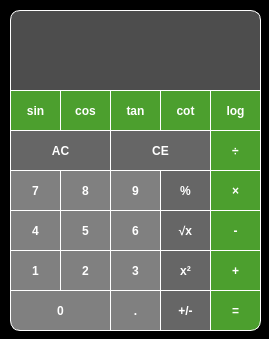
<?xml version="1.0" encoding="UTF-8"?>
<ui version="4.0">
 <class>Calculator</class>
 <widget class="QMainWindow" name="Calculator">
  <property name="geometry">
   <rect>
    <x>0</x>
    <y>0</y>
    <width>269</width>
    <height>339</height>
   </rect>
  </property>
  <property name="windowTitle">
   <string>MyCalculator</string>
  </property>
  <property name="windowIcon">
   <iconset theme="accessories-calculator"/>
  </property>
  <property name="styleSheet">
   <string notr="true">background-color: black;
</string>
  </property>
  <widget class="QWidget" name="centralwidget">
   <property name="styleSheet">
    <string notr="true"/>
   </property>
   <widget class="QPushButton" name="btn_ac">
    <property name="geometry">
     <rect>
      <x>10</x>
      <y>130</y>
      <width>101</width>
      <height>41</height>
     </rect>
    </property>
    <property name="autoFillBackground">
     <bool>false</bool>
    </property>
    <property name="styleSheet">
     <string notr="true">background-color: rgba(128, 128, 128, 0.8);
font: 700 14pt &quot;Consolas&quot;;
font-weight: bold; 
color: white; 
border: 1px solid white;
</string>
    </property>
    <property name="text">
     <string>AC</string>
    </property>
    <property name="autoDefault">
     <bool>false</bool>
    </property>
   </widget>
   <widget class="QLineEdit" name="txtbox">
    <property name="geometry">
     <rect>
      <x>10</x>
      <y>10</y>
      <width>251</width>
      <height>81</height>
     </rect>
    </property>
    <property name="styleSheet">
     <string notr="true">background-color :rgb(77, 77, 77);
border-top-left-radius: 10px; 
border-top-right-radius: 10px;
font: 700 16pt &quot;Consolas&quot;;
font-weight: bold; 
color: white; 
border: 1px solid white;

</string>
    </property>
   </widget>
   <widget class="QPushButton" name="btn_plus_minues">
    <property name="geometry">
     <rect>
      <x>160</x>
      <y>290</y>
      <width>51</width>
      <height>41</height>
     </rect>
    </property>
    <property name="autoFillBackground">
     <bool>false</bool>
    </property>
    <property name="styleSheet">
     <string notr="true">background-color: rgba(128, 128, 128, 0.8); 
font: 700 14pt &quot;Consolas&quot;;
font-weight: bold; 
color: white; 
border: 1px solid white;
</string>
    </property>
    <property name="text">
     <string>+/-</string>
    </property>
    <property name="autoDefault">
     <bool>false</bool>
    </property>
   </widget>
   <widget class="QPushButton" name="btn_num_9">
    <property name="geometry">
     <rect>
      <x>110</x>
      <y>170</y>
      <width>51</width>
      <height>41</height>
     </rect>
    </property>
    <property name="autoFillBackground">
     <bool>false</bool>
    </property>
    <property name="styleSheet">
     <string notr="true">background-color: #808080; 
font: 700 14pt &quot;Consolas&quot;;
font-weight: bold; 
color: white; 
border: 1px solid white;
</string>
    </property>
    <property name="text">
     <string>9</string>
    </property>
    <property name="autoDefault">
     <bool>false</bool>
    </property>
   </widget>
   <widget class="QPushButton" name="btn_num_7">
    <property name="geometry">
     <rect>
      <x>10</x>
      <y>170</y>
      <width>51</width>
      <height>41</height>
     </rect>
    </property>
    <property name="autoFillBackground">
     <bool>false</bool>
    </property>
    <property name="styleSheet">
     <string notr="true">background-color: #808080; 
font: 700 14pt &quot;Consolas&quot;;
font-weight: bold; 
color: white; 
border: 1px solid white;
</string>
    </property>
    <property name="text">
     <string>7</string>
    </property>
    <property name="autoDefault">
     <bool>false</bool>
    </property>
   </widget>
   <widget class="QPushButton" name="btn_num_8">
    <property name="geometry">
     <rect>
      <x>60</x>
      <y>170</y>
      <width>51</width>
      <height>41</height>
     </rect>
    </property>
    <property name="autoFillBackground">
     <bool>false</bool>
    </property>
    <property name="styleSheet">
     <string notr="true">background-color: #808080; 
font: 700 14pt &quot;Consolas&quot;;
font-weight: bold; 
color: white; 
border: 1px solid white;
</string>
    </property>
    <property name="text">
     <string>8</string>
    </property>
    <property name="autoDefault">
     <bool>false</bool>
    </property>
   </widget>
   <widget class="QPushButton" name="btn_num_6">
    <property name="geometry">
     <rect>
      <x>110</x>
      <y>210</y>
      <width>51</width>
      <height>41</height>
     </rect>
    </property>
    <property name="autoFillBackground">
     <bool>false</bool>
    </property>
    <property name="styleSheet">
     <string notr="true">background-color: #808080; 
font: 700 14pt &quot;Consolas&quot;;
font-weight: bold; 
color: white; 
border: 1px solid white;
</string>
    </property>
    <property name="text">
     <string>6</string>
    </property>
    <property name="autoDefault">
     <bool>false</bool>
    </property>
   </widget>
   <widget class="QPushButton" name="btn_num_4">
    <property name="geometry">
     <rect>
      <x>10</x>
      <y>210</y>
      <width>51</width>
      <height>41</height>
     </rect>
    </property>
    <property name="autoFillBackground">
     <bool>false</bool>
    </property>
    <property name="styleSheet">
     <string notr="true">background-color: #808080; 
font: 700 14pt &quot;Consolas&quot;;
font-weight: bold; 
color: white; 
border: 1px solid white;
</string>
    </property>
    <property name="text">
     <string>4</string>
    </property>
    <property name="autoDefault">
     <bool>false</bool>
    </property>
   </widget>
   <widget class="QPushButton" name="btn_num_5">
    <property name="geometry">
     <rect>
      <x>60</x>
      <y>210</y>
      <width>51</width>
      <height>41</height>
     </rect>
    </property>
    <property name="autoFillBackground">
     <bool>false</bool>
    </property>
    <property name="styleSheet">
     <string notr="true">background-color: #808080; 
font: 700 14pt &quot;Consolas&quot;;
font-weight: bold; 
color: white; 
border: 1px solid white;
</string>
    </property>
    <property name="text">
     <string>5</string>
    </property>
    <property name="autoDefault">
     <bool>false</bool>
    </property>
   </widget>
   <widget class="QPushButton" name="btn_num_3">
    <property name="geometry">
     <rect>
      <x>110</x>
      <y>250</y>
      <width>51</width>
      <height>41</height>
     </rect>
    </property>
    <property name="autoFillBackground">
     <bool>false</bool>
    </property>
    <property name="styleSheet">
     <string notr="true">background-color: #808080; 
font: 700 14pt &quot;Consolas&quot;;
font-weight: bold; 
color: white; 
border: 1px solid white;
</string>
    </property>
    <property name="text">
     <string>3</string>
    </property>
    <property name="autoDefault">
     <bool>false</bool>
    </property>
   </widget>
   <widget class="QPushButton" name="btn_num_1">
    <property name="geometry">
     <rect>
      <x>10</x>
      <y>250</y>
      <width>51</width>
      <height>41</height>
     </rect>
    </property>
    <property name="autoFillBackground">
     <bool>false</bool>
    </property>
    <property name="styleSheet">
     <string notr="true">background-color: #808080; 
font: 700 14pt &quot;Consolas&quot;;
font-weight: bold; 
color: white; 
border: 1px solid white;
</string>
    </property>
    <property name="text">
     <string>1</string>
    </property>
    <property name="autoDefault">
     <bool>false</bool>
    </property>
   </widget>
   <widget class="QPushButton" name="btn_num_2">
    <property name="geometry">
     <rect>
      <x>60</x>
      <y>250</y>
      <width>51</width>
      <height>41</height>
     </rect>
    </property>
    <property name="autoFillBackground">
     <bool>false</bool>
    </property>
    <property name="styleSheet">
     <string notr="true">background-color: #808080; 
font: 700 14pt &quot;Consolas&quot;;
font-weight: bold; 
color: white; 
border: 1px solid white;
</string>
    </property>
    <property name="text">
     <string>2</string>
    </property>
    <property name="autoDefault">
     <bool>false</bool>
    </property>
   </widget>
   <widget class="QPushButton" name="btn_dot">
    <property name="geometry">
     <rect>
      <x>110</x>
      <y>290</y>
      <width>51</width>
      <height>41</height>
     </rect>
    </property>
    <property name="autoFillBackground">
     <bool>false</bool>
    </property>
    <property name="styleSheet">
     <string notr="true">background-color: #808080; 
font: 700 14pt &quot;Consolas&quot;;
font-weight: bold; 
color: white; 
border: 1px solid white;
</string>
    </property>
    <property name="text">
     <string>.</string>
    </property>
    <property name="autoDefault">
     <bool>false</bool>
    </property>
   </widget>
   <widget class="QPushButton" name="btn_num_0">
    <property name="geometry">
     <rect>
      <x>10</x>
      <y>290</y>
      <width>101</width>
      <height>41</height>
     </rect>
    </property>
    <property name="autoFillBackground">
     <bool>false</bool>
    </property>
    <property name="styleSheet">
     <string notr="true">background-color: #808080; 
font: 700 14pt &quot;Consolas&quot;;
font-weight: bold; 
color: white; 
border: 1px solid white;
border-bottom-left-radius: 10px; 
margin-bottom: 0px;
padding-bottom: 0px;

</string>
    </property>
    <property name="text">
     <string>0</string>
    </property>
    <property name="autoDefault">
     <bool>false</bool>
    </property>
   </widget>
   <widget class="QPushButton" name="btn_sum">
    <property name="geometry">
     <rect>
      <x>210</x>
      <y>250</y>
      <width>51</width>
      <height>41</height>
     </rect>
    </property>
    <property name="autoFillBackground">
     <bool>false</bool>
    </property>
    <property name="styleSheet">
     <string notr="true">background-color:  rgb(76, 159, 46);
font: 700 14pt &quot;Consolas&quot;;
font-weight: bold; 
color: white; 
border: 1px solid white;
</string>
    </property>
    <property name="text">
     <string>+</string>
    </property>
    <property name="autoDefault">
     <bool>false</bool>
    </property>
   </widget>
   <widget class="QPushButton" name="btn_div">
    <property name="geometry">
     <rect>
      <x>210</x>
      <y>130</y>
      <width>51</width>
      <height>41</height>
     </rect>
    </property>
    <property name="autoFillBackground">
     <bool>false</bool>
    </property>
    <property name="styleSheet">
     <string notr="true">background-color:rgb(76, 159, 46);
font: 700 14pt &quot;Consolas&quot;;
font-weight: bold; 
color: white; 
border: 1px solid white;
</string>
    </property>
    <property name="text">
     <string>÷</string>
    </property>
    <property name="autoDefault">
     <bool>false</bool>
    </property>
   </widget>
   <widget class="QPushButton" name="btn_result">
    <property name="geometry">
     <rect>
      <x>210</x>
      <y>290</y>
      <width>51</width>
      <height>41</height>
     </rect>
    </property>
    <property name="autoFillBackground">
     <bool>false</bool>
    </property>
    <property name="styleSheet">
     <string notr="true">background-color: rgb(76, 159, 46);
font: 700 14pt &quot;Consolas&quot;;
font-weight: bold; 
color: white; 
border: 1px solid white;
border-bottom-right-radius: 10px;
</string>
    </property>
    <property name="text">
     <string>=</string>
    </property>
    <property name="autoDefault">
     <bool>false</bool>
    </property>
   </widget>
   <widget class="QPushButton" name="btn_mul">
    <property name="geometry">
     <rect>
      <x>210</x>
      <y>170</y>
      <width>51</width>
      <height>41</height>
     </rect>
    </property>
    <property name="autoFillBackground">
     <bool>false</bool>
    </property>
    <property name="styleSheet">
     <string notr="true">background-color:rgb(76, 159, 46); 
font: 700 14pt &quot;Consolas&quot;;
font-weight: bold; 
color: white; 
border: 1px solid white;
</string>
    </property>
    <property name="text">
     <string>×</string>
    </property>
    <property name="autoDefault">
     <bool>false</bool>
    </property>
   </widget>
   <widget class="QPushButton" name="btn_sub">
    <property name="geometry">
     <rect>
      <x>210</x>
      <y>210</y>
      <width>51</width>
      <height>41</height>
     </rect>
    </property>
    <property name="autoFillBackground">
     <bool>false</bool>
    </property>
    <property name="styleSheet">
     <string notr="true">background-color:  rgb(76, 159, 46);
font: 700 14pt &quot;Consolas&quot;;
font-weight: bold; 
color: white; 
border: 1px solid white;
</string>
    </property>
    <property name="text">
     <string>-</string>
    </property>
    <property name="autoDefault">
     <bool>false</bool>
    </property>
   </widget>
   <widget class="QPushButton" name="btn_sin">
    <property name="geometry">
     <rect>
      <x>10</x>
      <y>90</y>
      <width>51</width>
      <height>41</height>
     </rect>
    </property>
    <property name="autoFillBackground">
     <bool>false</bool>
    </property>
    <property name="styleSheet">
     <string notr="true">background-color:rgb(76, 159, 46);
font: 700 14pt &quot;Consolas&quot;;
font-weight: bold; 
color: white; 
border: 1px solid white;
</string>
    </property>
    <property name="text">
     <string>sin</string>
    </property>
    <property name="autoDefault">
     <bool>false</bool>
    </property>
   </widget>
   <widget class="QPushButton" name="btn_cot">
    <property name="geometry">
     <rect>
      <x>160</x>
      <y>90</y>
      <width>51</width>
      <height>41</height>
     </rect>
    </property>
    <property name="autoFillBackground">
     <bool>false</bool>
    </property>
    <property name="styleSheet">
     <string notr="true">background-color: rgb(76, 159, 46);
font: 700 14pt &quot;Consolas&quot;;
font-weight: bold; 
color: white; 
border: 1px solid white;
</string>
    </property>
    <property name="text">
     <string>cot</string>
    </property>
    <property name="autoDefault">
     <bool>false</bool>
    </property>
   </widget>
   <widget class="QPushButton" name="btn_tan">
    <property name="geometry">
     <rect>
      <x>110</x>
      <y>90</y>
      <width>51</width>
      <height>41</height>
     </rect>
    </property>
    <property name="autoFillBackground">
     <bool>false</bool>
    </property>
    <property name="styleSheet">
     <string notr="true">background-color:  rgb(76, 159, 46);
font: 700 14pt &quot;Consolas&quot;;
font-weight: bold; 
color: white; 
border: 1px solid white;
</string>
    </property>
    <property name="text">
     <string>tan</string>
    </property>
    <property name="autoDefault">
     <bool>false</bool>
    </property>
   </widget>
   <widget class="QPushButton" name="btn_cos">
    <property name="geometry">
     <rect>
      <x>60</x>
      <y>90</y>
      <width>51</width>
      <height>41</height>
     </rect>
    </property>
    <property name="autoFillBackground">
     <bool>false</bool>
    </property>
    <property name="styleSheet">
     <string notr="true">background-color: rgb(76, 159, 46); 
font: 700 14pt &quot;Consolas&quot;;
font-weight: bold; 
color: white; 
border: 1px solid white;
</string>
    </property>
    <property name="text">
     <string>cos</string>
    </property>
    <property name="autoDefault">
     <bool>false</bool>
    </property>
   </widget>
   <widget class="QPushButton" name="btn_log">
    <property name="geometry">
     <rect>
      <x>210</x>
      <y>90</y>
      <width>51</width>
      <height>41</height>
     </rect>
    </property>
    <property name="autoFillBackground">
     <bool>false</bool>
    </property>
    <property name="styleSheet">
     <string notr="true">background-color: rgb(76, 159, 46);
font: 700 14pt &quot;Consolas&quot;;
font-weight: bold; 
color: white; 
border: 1px solid white;
</string>
    </property>
    <property name="text">
     <string>log</string>
    </property>
    <property name="autoDefault">
     <bool>false</bool>
    </property>
   </widget>
   <widget class="QPushButton" name="btn_sqrt">
    <property name="geometry">
     <rect>
      <x>160</x>
      <y>210</y>
      <width>51</width>
      <height>41</height>
     </rect>
    </property>
    <property name="autoFillBackground">
     <bool>false</bool>
    </property>
    <property name="styleSheet">
     <string notr="true">background-color: rgba(128, 128, 128, 0.8);
font: 700 14pt &quot;Consolas&quot;;
font-weight: bold; 
color: white; 
border: 1px solid white;
</string>
    </property>
    <property name="text">
     <string>√x</string>
    </property>
    <property name="autoDefault">
     <bool>false</bool>
    </property>
   </widget>
   <widget class="QPushButton" name="btn_percent">
    <property name="geometry">
     <rect>
      <x>160</x>
      <y>170</y>
      <width>51</width>
      <height>41</height>
     </rect>
    </property>
    <property name="autoFillBackground">
     <bool>false</bool>
    </property>
    <property name="styleSheet">
     <string notr="true">background-color: rgba(128, 128, 128, 0.8);
font: 700 14pt &quot;Consolas&quot;;
font-weight: bold; 
color: white; 
border: 1px solid white;
</string>
    </property>
    <property name="text">
     <string>%</string>
    </property>
    <property name="autoDefault">
     <bool>false</bool>
    </property>
   </widget>
   <widget class="QPushButton" name="btn_ce">
    <property name="geometry">
     <rect>
      <x>110</x>
      <y>130</y>
      <width>101</width>
      <height>41</height>
     </rect>
    </property>
    <property name="autoFillBackground">
     <bool>false</bool>
    </property>
    <property name="styleSheet">
     <string notr="true">background-color:rgba(128, 128, 128, 0.8); 
font: 700 14pt &quot;Consolas&quot;;
font-weight: bold; 
color: white; 
border: 1px solid white;
</string>
    </property>
    <property name="text">
     <string>CE</string>
    </property>
    <property name="autoDefault">
     <bool>false</bool>
    </property>
   </widget>
   <widget class="QPushButton" name="btn_sqr">
    <property name="geometry">
     <rect>
      <x>160</x>
      <y>250</y>
      <width>51</width>
      <height>41</height>
     </rect>
    </property>
    <property name="autoFillBackground">
     <bool>false</bool>
    </property>
    <property name="styleSheet">
     <string notr="true">background-color: rgba(128, 128, 128, 0.8);
font: 700 14pt &quot;Consolas&quot;;
font-weight: bold; 
color: white; 
border: 1px solid white;
</string>
    </property>
    <property name="text">
     <string>x²</string>
    </property>
    <property name="autoDefault">
     <bool>false</bool>
    </property>
   </widget>
   <zorder>btn_ac</zorder>
   <zorder>txtbox</zorder>
   <zorder>btn_num_9</zorder>
   <zorder>btn_num_7</zorder>
   <zorder>btn_num_8</zorder>
   <zorder>btn_num_6</zorder>
   <zorder>btn_num_4</zorder>
   <zorder>btn_num_5</zorder>
   <zorder>btn_num_3</zorder>
   <zorder>btn_num_1</zorder>
   <zorder>btn_num_2</zorder>
   <zorder>btn_sum</zorder>
   <zorder>btn_div</zorder>
   <zorder>btn_mul</zorder>
   <zorder>btn_sub</zorder>
   <zorder>btn_sin</zorder>
   <zorder>btn_cot</zorder>
   <zorder>btn_tan</zorder>
   <zorder>btn_cos</zorder>
   <zorder>btn_log</zorder>
   <zorder>btn_sqrt</zorder>
   <zorder>btn_percent</zorder>
   <zorder>btn_ce</zorder>
   <zorder>btn_sqr</zorder>
   <zorder>btn_plus_minues</zorder>
   <zorder>btn_dot</zorder>
   <zorder>btn_num_0</zorder>
   <zorder>btn_result</zorder>
  </widget>
 </widget>
 <resources/>
 <connections/>
</ui>
